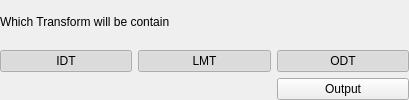
                <widget class="QWidget" name="tab_3">
                 <attribute name="title">
                  <string>Entire Pipeline</string>
                 </attribute>
                 <layout class="QGridLayout" name="gridLayout_4" rowstretch="0,1,1" columnstretch="1,1,1">
                  <property name="leftMargin">
                   <number>0</number>
                  </property>
                  <property name="topMargin">
                   <number>0</number>
                  </property>
                  <property name="rightMargin">
                   <number>0</number>
                  </property>
                  <property name="bottomMargin">
                   <number>0</number>
                  </property>
                  <item row="0" column="2">
                   <spacer name="horizontalSpacer_26">
                    <property name="orientation">
                     <enum>Qt::Horizontal</enum>
                    </property>
                    <property name="sizeHint" stdset="0">
                     <size>
                      <width>129</width>
                      <height>20</height>
                     </size>
                    </property>
                   </spacer>
                  </item>
                  <item row="1" column="0">
                   <widget class="QPushButton" name="OutputPanel_IDT_pushButton">
                    <property name="enabled">
                     <bool>true</bool>
                    </property>
                    <property name="text">
                     <string>IDT</string>
                    </property>
                    <property name="checkable">
                     <bool>true</bool>
                    </property>
                    <property name="checked">
                     <bool>true</bool>
                    </property>
                   </widget>
                  </item>
                  <item row="1" column="1">
                   <widget class="QPushButton" name="OutputPanel_LMT_pushButton">
                    <property name="text">
                     <string>LMT</string>
                    </property>
                    <property name="checkable">
                     <bool>true</bool>
                    </property>
                    <property name="checked">
                     <bool>true</bool>
                    </property>
                   </widget>
                  </item>
                  <item row="1" column="2">
                   <widget class="QPushButton" name="OutputPanel_ODT_pushButton">
                    <property name="text">
                     <string>ODT</string>
                    </property>
                    <property name="checkable">
                     <bool>true</bool>
                    </property>
                    <property name="checked">
                     <bool>true</bool>
                    </property>
                   </widget>
                  </item>
                  <item row="2" column="0" colspan="2">
                   <spacer name="horizontalSpacer_25">
                    <property name="orientation">
                     <enum>Qt::Horizontal</enum>
                    </property>
                    <property name="sizeHint" stdset="0">
                     <size>
                      <width>274</width>
                      <height>20</height>
                     </size>
                    </property>
                   </spacer>
                  </item>
                  <item row="2" column="2">
                   <widget class="QPushButton" name="LUT_Output_pushButton">
                    <property name="text">
                     <string>Output</string>
                    </property>
                   </widget>
                  </item>
                  <item row="0" column="0" colspan="2">
                   <widget class="QLabel" name="label_2">
                    <property name="enabled">
                     <bool>true</bool>
                    </property>
                    <property name="sizePolicy">
                     <sizepolicy hsizetype="Preferred" vsizetype="Minimum">
                      <horstretch>0</horstretch>
                      <verstretch>0</verstretch>
                     </sizepolicy>
                    </property>
                    <property name="text">
                     <string>Which Transform will be contain</string>
                    </property>
                   </widget>
                  </item>
                 </layout>
                </widget>
